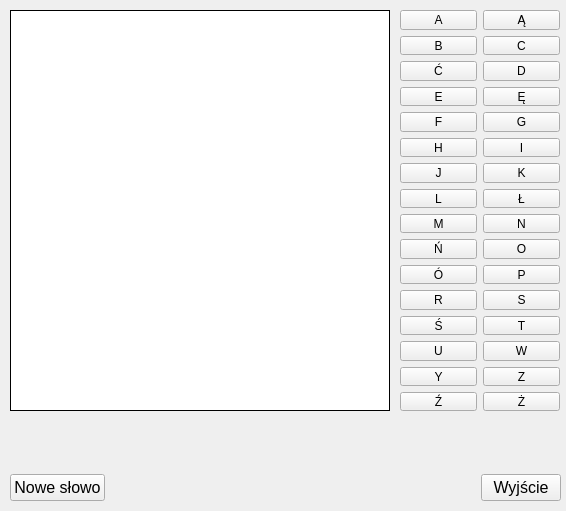
<?xml version="1.0" encoding="UTF-8"?>
<ui version="4.0">
 <class>MainWindow</class>
 <widget class="QMainWindow" name="MainWindow">
  <property name="geometry">
   <rect>
    <x>0</x>
    <y>0</y>
    <width>566</width>
    <height>511</height>
   </rect>
  </property>
  <property name="sizePolicy">
   <sizepolicy hsizetype="Fixed" vsizetype="Fixed">
    <horstretch>0</horstretch>
    <verstretch>0</verstretch>
   </sizepolicy>
  </property>
  <property name="windowTitle">
   <string>Wisielec</string>
  </property>
  <property name="toolButtonStyle">
   <enum>Qt::ToolButtonIconOnly</enum>
  </property>
  <widget class="QWidget" name="centralwidget">
   <widget class="QLabel" name="gallow_lb">
    <property name="geometry">
     <rect>
      <x>10</x>
      <y>10</y>
      <width>380</width>
      <height>401</height>
     </rect>
    </property>
    <property name="sizePolicy">
     <sizepolicy hsizetype="Fixed" vsizetype="Fixed">
      <horstretch>0</horstretch>
      <verstretch>0</verstretch>
     </sizepolicy>
    </property>
    <property name="styleSheet">
     <string notr="true">background-color: rgb(255, 255, 255);</string>
    </property>
    <property name="frameShape">
     <enum>QFrame::Box</enum>
    </property>
    <property name="text">
     <string/>
    </property>
   </widget>
   <widget class="QWidget" name="layoutWidget">
    <property name="geometry">
     <rect>
      <x>10</x>
      <y>420</y>
      <width>551</width>
      <height>50</height>
     </rect>
    </property>
    <layout class="QHBoxLayout" name="horizontalLayout">
     <item>
      <spacer name="horizontalSpacer_3">
       <property name="orientation">
        <enum>Qt::Horizontal</enum>
       </property>
       <property name="sizeHint" stdset="0">
        <size>
         <width>40</width>
         <height>20</height>
        </size>
       </property>
      </spacer>
     </item>
     <item>
      <widget class="QLabel" name="word_lb">
       <property name="sizePolicy">
        <sizepolicy hsizetype="Maximum" vsizetype="Maximum">
         <horstretch>0</horstretch>
         <verstretch>0</verstretch>
        </sizepolicy>
       </property>
       <property name="font">
        <font>
         <pointsize>20</pointsize>
         <kerning>false</kerning>
        </font>
       </property>
       <property name="text">
        <string/>
       </property>
       <property name="alignment">
        <set>Qt::AlignCenter</set>
       </property>
      </widget>
     </item>
     <item>
      <spacer name="horizontalSpacer_2">
       <property name="orientation">
        <enum>Qt::Horizontal</enum>
       </property>
       <property name="sizeHint" stdset="0">
        <size>
         <width>40</width>
         <height>20</height>
        </size>
       </property>
      </spacer>
     </item>
    </layout>
   </widget>
   <widget class="QWidget" name="layoutWidget">
    <property name="geometry">
     <rect>
      <x>10</x>
      <y>470</y>
      <width>551</width>
      <height>35</height>
     </rect>
    </property>
    <layout class="QHBoxLayout" name="horizontalLayout_2">
     <item>
      <widget class="QPushButton" name="new_word_btn">
       <property name="font">
        <font>
         <pointsize>12</pointsize>
        </font>
       </property>
       <property name="text">
        <string>Nowe słowo</string>
       </property>
      </widget>
     </item>
     <item>
      <spacer name="horizontalSpacer">
       <property name="orientation">
        <enum>Qt::Horizontal</enum>
       </property>
       <property name="sizeHint" stdset="0">
        <size>
         <width>40</width>
         <height>20</height>
        </size>
       </property>
      </spacer>
     </item>
     <item>
      <widget class="QLabel" name="result_lb">
       <property name="font">
        <font>
         <pointsize>20</pointsize>
        </font>
       </property>
       <property name="text">
        <string/>
       </property>
      </widget>
     </item>
     <item>
      <spacer name="horizontalSpacer_4">
       <property name="orientation">
        <enum>Qt::Horizontal</enum>
       </property>
       <property name="sizeHint" stdset="0">
        <size>
         <width>40</width>
         <height>20</height>
        </size>
       </property>
      </spacer>
     </item>
     <item>
      <widget class="QPushButton" name="quit_btn">
       <property name="font">
        <font>
         <pointsize>12</pointsize>
        </font>
       </property>
       <property name="text">
        <string>Wyjście</string>
       </property>
      </widget>
     </item>
    </layout>
   </widget>
   <widget class="QWidget" name="layoutWidget">
    <property name="geometry">
     <rect>
      <x>400</x>
      <y>10</y>
      <width>160</width>
      <height>401</height>
     </rect>
    </property>
    <layout class="QVBoxLayout" name="verticalLayout">
     <item>
      <layout class="QHBoxLayout" name="horizontalLayout_3">
       <item>
        <widget class="QPushButton" name="a_btn">
         <property name="sizePolicy">
          <sizepolicy hsizetype="Maximum" vsizetype="Maximum">
           <horstretch>0</horstretch>
           <verstretch>0</verstretch>
          </sizepolicy>
         </property>
         <property name="text">
          <string>A</string>
         </property>
         <attribute name="buttonGroup">
          <string notr="true">letter_btn_grp</string>
         </attribute>
        </widget>
       </item>
       <item>
        <widget class="QPushButton" name="ą_btn">
         <property name="sizePolicy">
          <sizepolicy hsizetype="Maximum" vsizetype="Maximum">
           <horstretch>0</horstretch>
           <verstretch>0</verstretch>
          </sizepolicy>
         </property>
         <property name="text">
          <string>Ą</string>
         </property>
         <attribute name="buttonGroup">
          <string notr="true">letter_btn_grp</string>
         </attribute>
        </widget>
       </item>
      </layout>
     </item>

          <item>
      <layout class="QHBoxLayout" name="horizontalLayout_4">
       <item>
        <widget class="QPushButton" name="b_btn">
         <property name="sizePolicy">
          <sizepolicy hsizetype="Maximum" vsizetype="Maximum">
           <horstretch>0</horstretch>
           <verstretch>0</verstretch>
          </sizepolicy>
         </property>
         <property name="text">
          <string>B</string>
         </property>
         <attribute name="buttonGroup">
          <string notr="true">letter_btn_grp</string>
         </attribute>
        </widget>
       </item>
       <item>
        <widget class="QPushButton" name="c_btn">
         <property name="sizePolicy">
          <sizepolicy hsizetype="Maximum" vsizetype="Maximum">
           <horstretch>0</horstretch>
           <verstretch>0</verstretch>
          </sizepolicy>
         </property>
         <property name="text">
          <string>C</string>
         </property>
         <attribute name="buttonGroup">
          <string notr="true">letter_btn_grp</string>
         </attribute>
        </widget>
       </item>
      </layout>
     </item>

          <item>
      <layout class="QHBoxLayout" name="horizontalLayout_5">
       <item>
        <widget class="QPushButton" name="ć_btn">
         <property name="sizePolicy">
          <sizepolicy hsizetype="Maximum" vsizetype="Maximum">
           <horstretch>0</horstretch>
           <verstretch>0</verstretch>
          </sizepolicy>
         </property>
         <property name="text">
          <string>Ć</string>
         </property>
         <attribute name="buttonGroup">
          <string notr="true">letter_btn_grp</string>
         </attribute>
        </widget>
       </item>
       <item>
        <widget class="QPushButton" name="d_btn">
         <property name="sizePolicy">
          <sizepolicy hsizetype="Maximum" vsizetype="Maximum">
           <horstretch>0</horstretch>
           <verstretch>0</verstretch>
          </sizepolicy>
         </property>
         <property name="text">
          <string>D</string>
         </property>
         <attribute name="buttonGroup">
          <string notr="true">letter_btn_grp</string>
         </attribute>
        </widget>
       </item>
      </layout>
     </item>
          <item>
      <layout class="QHBoxLayout" name="horizontalLayout_6">
       <item>
        <widget class="QPushButton" name="e_btn">
         <property name="sizePolicy">
          <sizepolicy hsizetype="Maximum" vsizetype="Maximum">
           <horstretch>0</horstretch>
           <verstretch>0</verstretch>
          </sizepolicy>
         </property>
         <property name="text">
          <string>E</string>
         </property>
         <attribute name="buttonGroup">
          <string notr="true">letter_btn_grp</string>
         </attribute>
        </widget>
       </item>
       <item>
        <widget class="QPushButton" name="ę_btn">
         <property name="sizePolicy">
          <sizepolicy hsizetype="Maximum" vsizetype="Maximum">
           <horstretch>0</horstretch>
           <verstretch>0</verstretch>
          </sizepolicy>
         </property>
         <property name="text">
          <string>Ę</string>
         </property>
         <attribute name="buttonGroup">
          <string notr="true">letter_btn_grp</string>
         </attribute>
        </widget>
       </item>
      </layout>
     </item>
          <item>
      <layout class="QHBoxLayout" name="horizontalLayout_7">
       <item>
        <widget class="QPushButton" name="f_btn">
         <property name="sizePolicy">
          <sizepolicy hsizetype="Maximum" vsizetype="Maximum">
           <horstretch>0</horstretch>
           <verstretch>0</verstretch>
          </sizepolicy>
         </property>
         <property name="text">
          <string>F</string>
         </property>
         <attribute name="buttonGroup">
          <string notr="true">letter_btn_grp</string>
         </attribute>
        </widget>
       </item>
       <item>
        <widget class="QPushButton" name="g_btn">
         <property name="sizePolicy">
          <sizepolicy hsizetype="Maximum" vsizetype="Maximum">
           <horstretch>0</horstretch>
           <verstretch>0</verstretch>
          </sizepolicy>
         </property>
         <property name="text">
          <string>G</string>
         </property>
         <attribute name="buttonGroup">
          <string notr="true">letter_btn_grp</string>
         </attribute>
        </widget>
       </item>
      </layout>
     </item>
          <item>
      <layout class="QHBoxLayout" name="horizontalLayout_8">
       <item>
        <widget class="QPushButton" name="h_btn">
         <property name="sizePolicy">
          <sizepolicy hsizetype="Maximum" vsizetype="Maximum">
           <horstretch>0</horstretch>
           <verstretch>0</verstretch>
          </sizepolicy>
         </property>
         <property name="text">
          <string>H</string>
         </property>
         <attribute name="buttonGroup">
          <string notr="true">letter_btn_grp</string>
         </attribute>
        </widget>
       </item>
       <item>
        <widget class="QPushButton" name="i_btn">
         <property name="sizePolicy">
          <sizepolicy hsizetype="Maximum" vsizetype="Maximum">
           <horstretch>0</horstretch>
           <verstretch>0</verstretch>
          </sizepolicy>
         </property>
         <property name="text">
          <string>I</string>
         </property>
         <attribute name="buttonGroup">
          <string notr="true">letter_btn_grp</string>
         </attribute>
        </widget>
       </item>
      </layout>
     </item>
          <item>
      <layout class="QHBoxLayout" name="horizontalLayout_9">
       <item>
        <widget class="QPushButton" name="j_btn">
         <property name="sizePolicy">
          <sizepolicy hsizetype="Maximum" vsizetype="Maximum">
           <horstretch>0</horstretch>
           <verstretch>0</verstretch>
          </sizepolicy>
         </property>
         <property name="text">
          <string>J</string>
         </property>
         <attribute name="buttonGroup">
          <string notr="true">letter_btn_grp</string>
         </attribute>
        </widget>
       </item>
       <item>
        <widget class="QPushButton" name="k_btn">
         <property name="sizePolicy">
          <sizepolicy hsizetype="Maximum" vsizetype="Maximum">
           <horstretch>0</horstretch>
           <verstretch>0</verstretch>
          </sizepolicy>
         </property>
         <property name="text">
          <string>K</string>
         </property>
         <attribute name="buttonGroup">
          <string notr="true">letter_btn_grp</string>
         </attribute>
        </widget>
       </item>
      </layout>
     </item>
          <item>
      <layout class="QHBoxLayout" name="horizontalLayout_10">
       <item>
        <widget class="QPushButton" name="l_btn">
         <property name="sizePolicy">
          <sizepolicy hsizetype="Maximum" vsizetype="Maximum">
           <horstretch>0</horstretch>
           <verstretch>0</verstretch>
          </sizepolicy>
         </property>
         <property name="text">
          <string>L</string>
         </property>
         <attribute name="buttonGroup">
          <string notr="true">letter_btn_grp</string>
         </attribute>
        </widget>
       </item>
       <item>
        <widget class="QPushButton" name="ł_btn">
         <property name="sizePolicy">
          <sizepolicy hsizetype="Maximum" vsizetype="Maximum">
           <horstretch>0</horstretch>
           <verstretch>0</verstretch>
          </sizepolicy>
         </property>
         <property name="text">
          <string>Ł</string>
         </property>
         <attribute name="buttonGroup">
          <string notr="true">letter_btn_grp</string>
         </attribute>
        </widget>
       </item>
      </layout>
     </item>
          <item>
      <layout class="QHBoxLayout" name="horizontalLayout_11">
       <item>
        <widget class="QPushButton" name="m_btn">
         <property name="sizePolicy">
          <sizepolicy hsizetype="Maximum" vsizetype="Maximum">
           <horstretch>0</horstretch>
           <verstretch>0</verstretch>
          </sizepolicy>
         </property>
         <property name="text">
          <string>M</string>
         </property>
         <attribute name="buttonGroup">
          <string notr="true">letter_btn_grp</string>
         </attribute>
        </widget>
       </item>
       <item>
        <widget class="QPushButton" name="n_btn">
         <property name="sizePolicy">
          <sizepolicy hsizetype="Maximum" vsizetype="Maximum">
           <horstretch>0</horstretch>
           <verstretch>0</verstretch>
          </sizepolicy>
         </property>
         <property name="text">
          <string>N</string>
         </property>
         <attribute name="buttonGroup">
          <string notr="true">letter_btn_grp</string>
         </attribute>
        </widget>
       </item>
      </layout>
     </item>
          <item>
      <layout class="QHBoxLayout" name="horizontalLayout_12">
       <item>
        <widget class="QPushButton" name="ń_btn">
         <property name="sizePolicy">
          <sizepolicy hsizetype="Maximum" vsizetype="Maximum">
           <horstretch>0</horstretch>
           <verstretch>0</verstretch>
          </sizepolicy>
         </property>
         <property name="text">
          <string>Ń</string>
         </property>
         <attribute name="buttonGroup">
          <string notr="true">letter_btn_grp</string>
         </attribute>
        </widget>
       </item>
       <item>
        <widget class="QPushButton" name="o_btn">
         <property name="sizePolicy">
          <sizepolicy hsizetype="Maximum" vsizetype="Maximum">
           <horstretch>0</horstretch>
           <verstretch>0</verstretch>
          </sizepolicy>
         </property>
         <property name="text">
          <string>O</string>
         </property>
         <attribute name="buttonGroup">
          <string notr="true">letter_btn_grp</string>
         </attribute>
        </widget>
       </item>
      </layout>
     </item>
          <item>
      <layout class="QHBoxLayout" name="horizontalLayout_13">
       <item>
        <widget class="QPushButton" name="ó_btn">
         <property name="sizePolicy">
          <sizepolicy hsizetype="Maximum" vsizetype="Maximum">
           <horstretch>0</horstretch>
           <verstretch>0</verstretch>
          </sizepolicy>
         </property>
         <property name="text">
          <string>Ó</string>
         </property>
         <attribute name="buttonGroup">
          <string notr="true">letter_btn_grp</string>
         </attribute>
        </widget>
       </item>
       <item>
        <widget class="QPushButton" name="p_btn">
         <property name="sizePolicy">
          <sizepolicy hsizetype="Maximum" vsizetype="Maximum">
           <horstretch>0</horstretch>
           <verstretch>0</verstretch>
          </sizepolicy>
         </property>
         <property name="text">
          <string>P</string>
         </property>
         <attribute name="buttonGroup">
          <string notr="true">letter_btn_grp</string>
         </attribute>
        </widget>
       </item>
      </layout>
     </item>
          <item>
      <layout class="QHBoxLayout" name="horizontalLayout_14">
       <item>
        <widget class="QPushButton" name="r_btn">
         <property name="sizePolicy">
          <sizepolicy hsizetype="Maximum" vsizetype="Maximum">
           <horstretch>0</horstretch>
           <verstretch>0</verstretch>
          </sizepolicy>
         </property>
         <property name="text">
          <string>R</string>
         </property>
         <attribute name="buttonGroup">
          <string notr="true">letter_btn_grp</string>
         </attribute>
        </widget>
       </item>
       <item>
        <widget class="QPushButton" name="s_btn">
         <property name="sizePolicy">
          <sizepolicy hsizetype="Maximum" vsizetype="Maximum">
           <horstretch>0</horstretch>
           <verstretch>0</verstretch>
          </sizepolicy>
         </property>
         <property name="text">
          <string>S</string>
         </property>
         <attribute name="buttonGroup">
          <string notr="true">letter_btn_grp</string>
         </attribute>
        </widget>
       </item>
      </layout>
     </item>
          <item>
      <layout class="QHBoxLayout" name="horizontalLayout_15">
       <item>
        <widget class="QPushButton" name="ś_btn">
         <property name="sizePolicy">
          <sizepolicy hsizetype="Maximum" vsizetype="Maximum">
           <horstretch>0</horstretch>
           <verstretch>0</verstretch>
          </sizepolicy>
         </property>
         <property name="text">
          <string>Ś</string>
         </property>
         <attribute name="buttonGroup">
          <string notr="true">letter_btn_grp</string>
         </attribute>
        </widget>
       </item>
       <item>
        <widget class="QPushButton" name="t_btn">
         <property name="sizePolicy">
          <sizepolicy hsizetype="Maximum" vsizetype="Maximum">
           <horstretch>0</horstretch>
           <verstretch>0</verstretch>
          </sizepolicy>
         </property>
         <property name="text">
          <string>T</string>
         </property>
         <attribute name="buttonGroup">
          <string notr="true">letter_btn_grp</string>
         </attribute>
        </widget>
       </item>
      </layout>
     </item>
          <item>
      <layout class="QHBoxLayout" name="horizontalLayout_16">
       <item>
        <widget class="QPushButton" name="u_btn">
         <property name="sizePolicy">
          <sizepolicy hsizetype="Maximum" vsizetype="Maximum">
           <horstretch>0</horstretch>
           <verstretch>0</verstretch>
          </sizepolicy>
         </property>
         <property name="text">
          <string>U</string>
         </property>
         <attribute name="buttonGroup">
          <string notr="true">letter_btn_grp</string>
         </attribute>
        </widget>
       </item>
       <item>
        <widget class="QPushButton" name="w_btn">
         <property name="sizePolicy">
          <sizepolicy hsizetype="Maximum" vsizetype="Maximum">
           <horstretch>0</horstretch>
           <verstretch>0</verstretch>
          </sizepolicy>
         </property>
         <property name="text">
          <string>W</string>
         </property>
         <attribute name="buttonGroup">
          <string notr="true">letter_btn_grp</string>
         </attribute>
        </widget>
       </item>
      </layout>
     </item>

     <item>
      <layout class="QHBoxLayout" name="horizontalLayout_17">
       <item>
        <widget class="QPushButton" name="y_btn">
         <property name="sizePolicy">
          <sizepolicy hsizetype="Maximum" vsizetype="Maximum">
           <horstretch>0</horstretch>
           <verstretch>0</verstretch>
          </sizepolicy>
         </property>
         <property name="text">
          <string>Y</string>
         </property>
         <attribute name="buttonGroup">
          <string notr="true">letter_btn_grp</string>
         </attribute>
        </widget>
       </item>
       <item>
        <widget class="QPushButton" name="z_btn">
         <property name="sizePolicy">
          <sizepolicy hsizetype="Maximum" vsizetype="Maximum">
           <horstretch>0</horstretch>
           <verstretch>0</verstretch>
          </sizepolicy>
         </property>
         <property name="text">
          <string>Z</string>
         </property>
         <attribute name="buttonGroup">
          <string notr="true">letter_btn_grp</string>
         </attribute>
        </widget>
       </item>
      </layout>
     </item>
          <item>
      <layout class="QHBoxLayout" name="horizontalLayout_18">
       <item>
        <widget class="QPushButton" name="ź_btn">
         <property name="sizePolicy">
          <sizepolicy hsizetype="Maximum" vsizetype="Maximum">
           <horstretch>0</horstretch>
           <verstretch>0</verstretch>
          </sizepolicy>
         </property>
         <property name="text">
          <string>Ź</string>
         </property>
         <attribute name="buttonGroup">
          <string notr="true">letter_btn_grp</string>
         </attribute>
        </widget>
       </item>
              <item>
        <widget class="QPushButton" name="ż_btn">
         <property name="sizePolicy">
          <sizepolicy hsizetype="Maximum" vsizetype="Maximum">
           <horstretch>0</horstretch>
           <verstretch>0</verstretch>
          </sizepolicy>
         </property>
         <property name="text">
          <string>Ż</string>
         </property>
         <attribute name="buttonGroup">
          <string notr="true">letter_btn_grp</string>
         </attribute>
        </widget>
       </item>
      </layout>
     </item>
    </layout>
   </widget>
  </widget>
 </widget>
 <resources/>
 <connections/>
 <buttongroups>
  <buttongroup name="letter_btn_grp"/>
 </buttongroups>
</ui>
